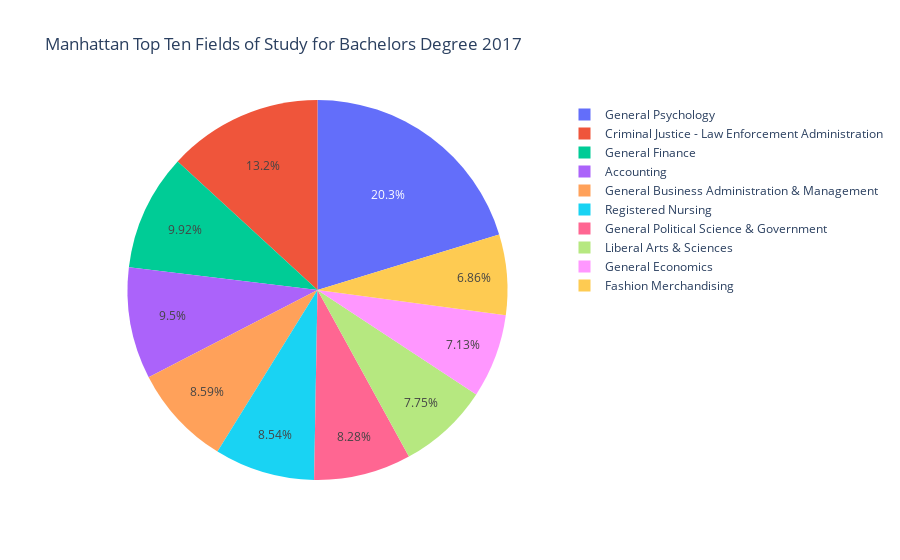

The notebook cell saved with this chart:
### Code cell
manhattan_bach_pie = px.pie(manhattan_top10_2017, values='Completions', names='Field Of Study',
             title='Manhattan Top Ten Fields of Study for Bachelors Degree 2017',
             hover_data=['Field Of Study']) #labels={'lifeExp':'life expectancy'})
#fig.update_traces(textposition='inside', textinfo='percent+label')
manhattan_bach_pie.write_image("../Images/manhattan_bach_pie.png")
manhattan_bach_pie.show()

### Figure 1 — Plotly figure (JSON) as saved in the notebook; plotly's stock layout.template omitted (floating-point values rounded to 4 significant figures)
{"data": [{"customdata": [["General Psychology"], ["Criminal Justice - Law Enforcement Administration"], ["General Finance"], ["Accounting"], ["General Business Administration & Management"], ["Registered Nursing"], ["General Political Science & Government"], ["Liberal Arts & Sciences"], ["General Economics"], ["Fashion Merchandising"]], "domain": {"x": [0, 1], "y": [0, 1]}, "hoverlabel": {"namelength": 0}, "hovertemplate": "Field Of Study=%{label}<br>Completions=%{value}", "labels": ["General Psychology", "Criminal Justice - Law Enforcement Administration", "General Finance", "Accounting", "General Business Administration & Management", "Registered Nursing", "General Political Science & Government", "Liberal Arts & Sciences", "General Economics", "Fashion Merchandising"], "legendgroup": "", "name": "", "showlegend": true, "type": "pie", "values": [2239, 1454, 1095, 1049, 949, 943, 914, 856, 787, 757]}], "layout": {"autosize": true, "legend": {"tracegroupgap": 0}, "title": {"text": "Manhattan Top Ten Fields of Study for Bachelors Degree 2017"}}}
